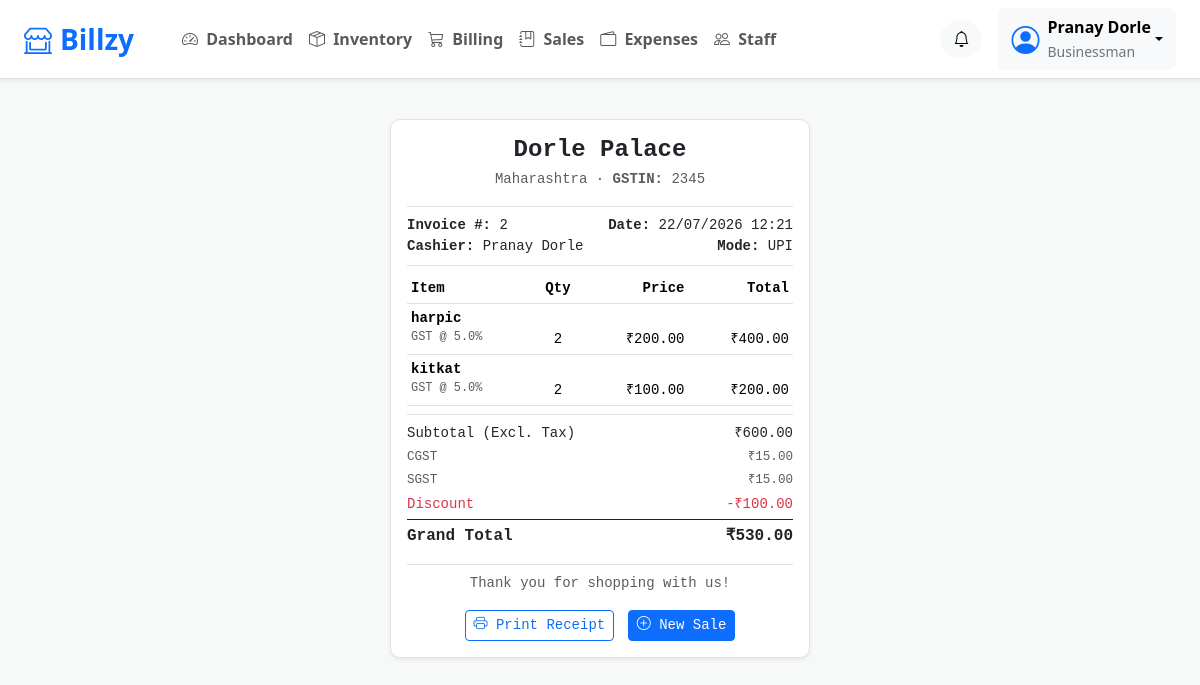
/billing/invoice/2 (signed in), run on the app's committed database.
### models.py (models this page shows, shortened)
class User(UserMixin, db.Model):
    __tablename__ = "users"
    id = db.Column(db.Integer, primary_key=True)
    name = db.Column(db.String(120), nullable=False)
    email = db.Column(db.String(120), unique=True, nullable=False)
    phone = db.Column(db.String(20))
    password_hash = db.Column(db.String(255), nullable=False)
    role = db.Column(db.String(30), nullable=False)
    is_active_flag = db.Column(db.Boolean, default=True)  # FR-1.3: activate/deactivate
    created_at = db.Column(db.DateTime, default=datetime.utcnow)
    shop_id = db.Column(db.Integer, db.ForeignKey("shops.id"), nullable=True)
    @property
    def is_active(self):
        return self.is_active_flag
    def can(self, module, action):
        matrix = {
            ROLE_SUPER_ADMIN: {
                "system_settings": {"read", "write"},
                "staff": {"read", "write"},
                "profile_tax": {"read"},
                "inventory": {"read"},
            },
            ROLE_BUSINESSMAN: {
                "staff": {"read", "write"},
                "profile_tax": {"read", "write"},
                "inventory": {"read", "write"},
                "billing": {"read", "write"},
                "finance": {"read", "write"},
            },
            ROLE_STORE_MANAGER: {
                "staff": {"read"},
                "profile_tax": {"read"},
                "inventory": {"read", "write"},
                "billing": {"read", "write"},
                "finance": {"read"},
            },
            ROLE_BILLING_OPERATOR: {
                "inventory": {"read"},
                "billing": {"read", "write"},
            },
        }
        return action in matrix.get(self.role, {}).get(module, set())

class Shop(db.Model):
    __tablename__ = "shops"
    id = db.Column(db.Integer, primary_key=True)
    name = db.Column(db.String(150), nullable=False)
    owner_id = db.Column(db.Integer, db.ForeignKey("users.id"), nullable=False)
    state = db.Column(db.String(80), nullable=False)  # FR-2.2 state tax localization
    gstin = db.Column(db.String(20))  # FR-2.3
    allow_backorders = db.Column(db.Boolean, default=False)  # Negative Stock Constraint
    created_at = db.Column(db.DateTime, default=datetime.utcnow)
    owner = db.relationship("User", foreign_keys=[owner_id])
    staff = db.relationship("User", foreign_keys=[User.shop_id], backref="shop")
    products = db.relationship("Product", backref="shop", lazy="dynamic")

class Sale(db.Model):
    __tablename__ = "sales"
    id = db.Column(db.Integer, primary_key=True)
    shop_id = db.Column(db.Integer, db.ForeignKey("shops.id"), nullable=False)
    operator_id = db.Column(db.Integer, db.ForeignKey("users.id"), nullable=False)
    timestamp = db.Column(db.DateTime, default=datetime.utcnow)  # FR-5.1
    discount = db.Column(db.Float, default=0)
    subtotal = db.Column(db.Float, default=0)
    tax_total = db.Column(db.Float, default=0)
    total = db.Column(db.Float, default=0)
    payment_mode = db.Column(db.String(20))  # FR-4.3: Cash/Card/UPI/Wallet
    finalized = db.Column(db.Boolean, default=True)  # Tax Locking Rules
    shop = db.relationship("Shop")
    operator = db.relationship("User")
    items = db.relationship("SaleItem", backref="sale", cascade="all, delete-orphan")

class SaleItem(db.Model):
    __tablename__ = "sale_items"
    id = db.Column(db.Integer, primary_key=True)
    sale_id = db.Column(db.Integer, db.ForeignKey("sales.id"), nullable=False)
    product_id = db.Column(db.Integer, db.ForeignKey("products.id"), nullable=False)
    product_name = db.Column(db.String(150))  # snapshot, in case product changes later
    qty = db.Column(db.Integer, nullable=False)
    price_at_sale = db.Column(db.Float, nullable=False)  # Tax Locking Rules: frozen price
    tax_rate_at_sale = db.Column(db.Float, nullable=False)  # frozen tax %
    product = db.relationship("Product")

### blueprints/billing.py (the view)
@billing_bp.route("/billing/invoice/<int:sale_id>")
@login_required
@permission_required("billing", "read")
def invoice(sale_id):
    sale = Sale.query.filter_by(id=sale_id, shop_id=current_user.shop_id).first_or_404()
    return render_template("billing/invoice.html", sale=sale)

### templates/billing/invoice.html (shortened to what this page needs)
{% extends "base.html" %}
{% block content %}
<div class="container py-3">
  <div id="receipt-area" class="card border shadow-sm mx-auto p-3" style="max-width: 420px; font-family: monospace;">
    <div class="text-center mb-3">
      <h4 class="fw-bold mb-1">{{ sale.shop.name }}</h4>
      <p class="small text-muted mb-0">
        {{ sale.shop.state }}
        {% if sale.shop.gstin %} · <strong>GSTIN:</strong> {{ sale.shop.gstin }}{% endif %}
      </p>
    </div>
    <div class="border-top border-bottom py-2 mb-2 small">
      <div class="d-flex justify-content-between">
        <span><strong>Invoice #:</strong> {{ sale.id }}</span>
        <span><strong>Date:</strong> {{ sale.timestamp.strftime('%d/%m/%Y %H:%M') }}</span>
      </div>
      <div class="d-flex justify-content-between">
        <span><strong>Cashier:</strong> {{ sale.operator.name }}</span>
        <span><strong>Mode:</strong> {{ sale.payment_mode }}</span>
      </div>
    </div>
    <table class="table table-borderless table-sm small mb-2">
      <thead class="border-bottom">
        <tr>
          <th>Item</th>
          <th class="text-center">Qty</th>
          <th class="text-end">Price</th>
          <th class="text-end">Total</th>
        </tr>
      </thead>
      <tbody>
        {% for item in sale.items %}
        {% set line_subtotal = item.qty * item.price_at_sale %}
        <tr>
          <td colspan="4" class="pb-0 fw-bold">{{ item.product_name }}</td>
        </tr>
        <tr class="border-bottom">
          <td class="text-muted pt-0" style="font-size: 0.85em;">GST @ {{ item.tax_rate_at_sale }}%</td>
          <td class="text-center pt-0">{{ item.qty }}</td>
          <td class="text-end pt-0">₹{{ "%.2f"|format(item.price_at_sale) }}</td>
          <td class="text-end pt-0">₹{{ "%.2f"|format(line_subtotal) }}</td>
        </tr>
        {% endfor %}
      </tbody>
    </table>
    <div class="border-top pt-2 small">
      <div class="d-flex justify-content-between mb-1">
        <span>Subtotal (Excl. Tax)</span>
        <span>₹{{ "%.2f"|format(sale.subtotal) }}</span>
      </div>
      {% set half_tax = sale.tax_total / 2 %}
      <div class="d-flex justify-content-between text-muted mb-1" style="font-size: 0.9em;">
        <span>CGST</span>
        <span>₹{{ "%.2f"|format(half_tax) }}</span>
      </div>
      <div class="d-flex justify-content-between text-muted mb-1" style="font-size: 0.9em;">
        <span>SGST</span>
        <span>₹{{ "%.2f"|format(half_tax) }}</span>
      </div>
      {% if sale.discount > 0 %}
      <div class="d-flex justify-content-between text-danger mb-1">
        <span>Discount</span>
        <span>-₹{{ "%.2f"|format(sale.discount) }}</span>
      </div>
      {% endif %}
      <div class="d-flex justify-content-between fw-bold fs-6 border-top border-dark pt-1 mt-1">
        <span>Grand Total</span>
        <span>₹{{ "%.2f"|format(sale.total) }}</span>
      </div>
    </div>
    <div class="text-center mt-3 pt-2 border-top">
      <p class="small text-muted mb-0">Thank you for shopping with us!</p>
    </div>
    <div class="text-center mt-3 no-print">
      <button class="btn btn-outline-primary btn-sm me-1" onclick="window.print()">
        <i class="bi bi-printer"></i> Print Receipt
      </button>
      <a href="{{ url_for('billing.pos') }}" class="btn btn-primary btn-sm">
        <i class="bi bi-plus-circle"></i> New Sale
      </a>
    </div>
  </div>
</div>
{% endblock %}

### templates/base.html (shortened to what this page needs)
<!doctype html>
<html lang="en" data-bs-theme="light">
<head>
  <link href="https://cdn.jsdelivr.net/npm/bootstrap@5.3.3/dist/css/bootstrap.min.css" rel="stylesheet">
  <link rel="stylesheet"
        href="https://cdn.jsdelivr.net/npm/bootstrap-icons@1.11.3/font/bootstrap-icons.min.css">
  <link href="{{ url_for('static', filename='css/style.css') }}" rel="stylesheet">
</head>
<body>
 <nav class="navbar navbar-expand-lg navbar-light bg-white border-bottom shadow-sm sticky-top">
    <div class="container-fluid px-4">
        <a class="navbar-brand fw-bold fs-3 text-primary"
           href="{{ url_for('dashboard.index') if current_user.is_authenticated else url_for('auth.login') }}">
            <i class="bi bi-shop-window me-2"></i>Billzy
        </a>
        <div class="collapse navbar-collapse" id="navbarNav">
            {% if current_user.is_authenticated %}
            <ul class="navbar-nav ms-4 me-auto">
                <li class="nav-item">
                    <a class="nav-link fw-semibold" href="{{ url_for('dashboard.index') }}">
                        <i class="bi bi-speedometer2 me-1"></i>
                        Dashboard
                    </a>
                </li>
                {% if current_user.can('inventory','read') %}
                <li class="nav-item">
                    <a class="nav-link fw-semibold" href="{{ url_for('inventory.list_products') }}">
                        <i class="bi bi-box-seam me-1"></i>
                        Inventory
                    </a>
                </li>
                {% endif %}
                {% if current_user.can('billing','read') %}
                <li class="nav-item">
                    <a class="nav-link fw-semibold" href="{{ url_for('billing.pos') }}">
                        <i class="bi bi-cart3 me-1"></i>
                        Billing
                    </a>
                </li>
                {% endif %}
                {% if current_user.can('finance','read') %}
                <li class="nav-item">
                    <a class="nav-link fw-semibold" href="{{ url_for('finance.sales_ledger') }}">
                        <i class="bi bi-journal-bookmark me-1"></i>
                        Sales
                    </a>
                </li>
                {% endif %}
                {% if current_user.can('finance','write') %}
                <li class="nav-item">
                    <a class="nav-link fw-semibold" href="{{ url_for('finance.expenses') }}">
                        <i class="bi bi-wallet2 me-1"></i>
                        Expenses
                    </a>
                </li>
                {% endif %}
                {% if current_user.can('staff','write') %}
                <li class="nav-item">
                    <a class="nav-link fw-semibold" href="{{ url_for('auth.staff') }}">
                        <i class="bi bi-people me-1"></i>
                        Staff
                    </a>
                </li>
                {% endif %}
            </ul>
            <div class="d-flex align-items-center gap-3">
                <button class="btn btn-light rounded-circle">
                    <i class="bi bi-bell"></i>
                </button>
                <div class="dropdown">
                    <button class="btn btn-light dropdown-toggle d-flex align-items-center"
                            data-bs-toggle="dropdown">
                        <i class="bi bi-person-circle fs-3 text-primary me-2"></i>
                        <div class="text-start">
                            <div class="fw-bold">
                                {{ current_user.name }}
                            </div>
                            <small class="text-secondary">
                                {{ current_user.role.replace('_',' ').title() }}
                            </small>
                        </div>
                    </button>
                </div>
            </div>
            {% endif %}
        </div>
    </div>
</nav>
  <div class="container mt-4">
    {% block content %}{% endblock %}
  </div>
</body>
</html>

### static/css/style.css (style rules this page uses)
body { background-color: #f7f8f8; }
.card { border-radius: 10px; }

### data on the page
User: name "Pranay Dorle", role.replace "Businessman", operator.name "Pranay Dorle"
Shop: shop.name "Dorle Palace", shop.state "Maharashtra", shop.gstin "2345"
Sale: id "2", timestamp "22/07/2026 12:21", payment_mode "UPI", subtotal "600.00", discount "100.00", total "530.00"
SaleItem: product_name "harpic", tax_rate_at_sale "5.0", qty "2", price_at_sale "200.00", line_subtotal "400.00"
SaleItem: product_name "kitkat", tax_rate_at_sale "5.0", qty "2", price_at_sale "100.00", line_subtotal "200.00"

### other printed values
{{ "%.2f"|format(half_tax) }} "15.00"
